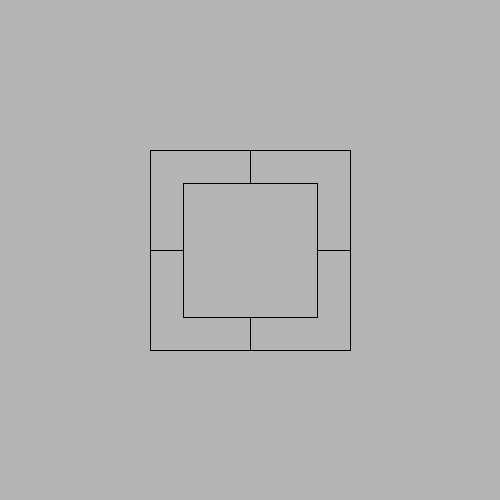
Frame 1 (no input)
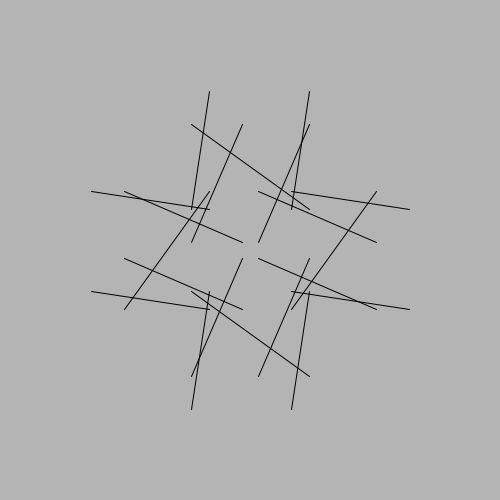
Frame 60 (the mouse pressed at the canvas centre just before this capture)
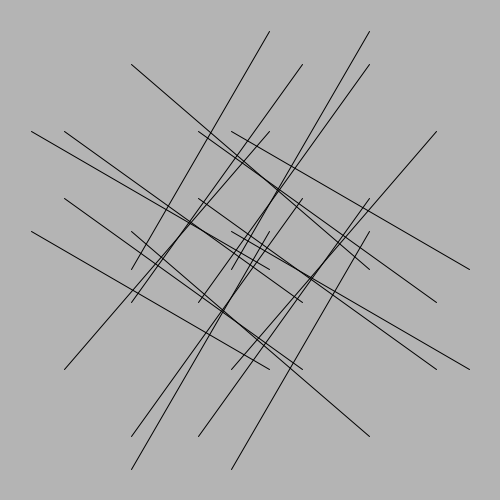
Frame 120 (the mouse held since frame 60 and released just before this capture)

The Processing sketch that drew these frames (run headless with seeded random() and noise(); from frame 60 on, the mouse is pressed at the canvas centre):

// Processing sketch: processing_57157
// ── processing_57157.pde

int w;
int h;
int x1;
int y1;
int x2;
int y2;
int a;
int b;

void setup(){
  size(500,500);
  frameRate(10);
  
  w=100;
  h=w;
  x1=150;
  y1=150;
  x2=x1+w*2;
  y2=y1+h*2;
  a=w/3;
  b=0;
}

void draw
(){fill(153);
 
  
background(180, 180, 180);
  line(x1+b, y1-b, x1+w-b, y1+b);
  line(x1+b, y1+h-b, x1+a-b, y1+h+b);
  line(x1+b, y1+b, x1-b, y1+h-b);
  line(x1+w+b, y1+b, x1+w-b, y1+a-b);
  line(x1+a+b, y1+a-b, x1+w-b, y1+a+b);
  line(x1+a+b, y1+a+b, x1+a-b, y1+h-b);

  line(x2-b, y1+b, x2-w+b, y1-b);
  line(x2-b, y1+h+b, x2-a+b, y1+h-b);
  line(x2+b, y1+b, x2-b, y1+h-b);
  line(x2-a-b, y1+a+b, x2-w+b, y1+a-b);
  line(x2-a+b, y1+a+b, x2-a-b, y1+h-b);

  line(x1+b, y2-b, x1+w-b, y2+b);
  line(x1-b, y2-b, x1+b, y2-h+b);
  line(x1+w-b, y2-b, x1+w+b, y2-a+b);
  line(x1+a+b, y2-a-b, x1+w-b, y2-a+b);
  line(x1+a-b, y2-a-b, x1+a+b, y2-h+b);
 
  line(x2-b, y2+b, x2-w+b, y2-b);
  line(x2-b, y2-b, x2+b, y2-h+b);
  line(x2-a-b, y2-a+b, x2-w+b, y2-a-b);
  line(x2-a-b, y2-a-b, x2-a+b, y2-h+b);
  
 b=b+1;
}
